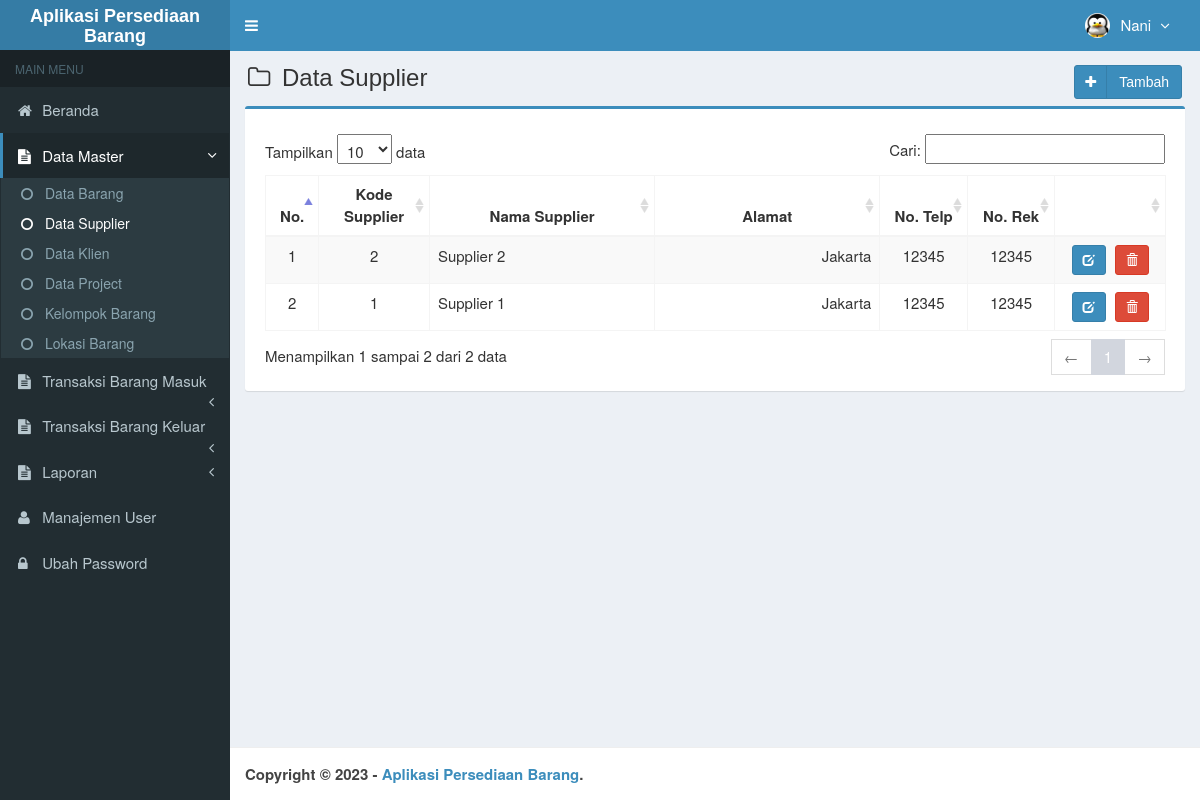
Page /main.php?module=supplier (signed in) on the committed database.
### tables this page shows
CREATE TABLE `is_users` (
  `id_user` int(3) NOT NULL,
  `username` varchar(50) NOT NULL,
  `nama_user` varchar(50) NOT NULL,
  `password` varchar(50) NOT NULL,
  `email` varchar(50) DEFAULT NULL,
  `telepon` varchar(13) DEFAULT NULL,
  `foto` varchar(100) DEFAULT NULL,
  `hak_akses` enum('Super Admin','Manajer','Gudang') NOT NULL,
  `status` enum('aktif','blokir') NOT NULL DEFAULT 'aktif',
  `created_at` timestamp NOT NULL DEFAULT current_timestamp(),
  `updated_at` timestamp NOT NULL DEFAULT current_timestamp() ON UPDATE current_timestamp()
);

CREATE TABLE `supplier` (
  `kd_supplier` int(6) NOT NULL,
  `nama_supplier` varchar(60) NOT NULL,
  `alamat` varchar(60) NOT NULL,
  `telp` int(15) NOT NULL,
  `norek` varchar(30) NOT NULL,
  `created_user` int(3) NOT NULL,
  `created_date` timestamp NOT NULL DEFAULT current_timestamp(),
  `updated_user` int(3) NOT NULL,
  `updated_date` timestamp NOT NULL DEFAULT current_timestamp()
);

### modules/supplier/view.php (the view, shortened to what this page needs)
<section class="content-header">
  <h1>
    <i class="fa fa-folder-o icon-title"></i> Data Supplier
    <a class="btn btn-primary btn-social pull-right" href="?module=form_supplier&form=add" title="Tambah Data" data-toggle="tooltip">
      <i class="fa fa-plus"></i>Tambah
    </a>
  </h1>
</section>
<section class="content">
  <div class="row">
    <div class="col-md-12">
      <div class="box box-primary">
        <div class="box-body">
          <table id="dataTables1" class="table table-bordered table-striped table-hover">
            <thead>
              <tr>
                <th class="center">No.</th>
                <th class="center">Kode Supplier</th>
                <th class="center">Nama Supplier</th>
                <th class="center">Alamat</th>
                <th class="center">No. Telp</th>
                <th class="center">No. Rek</th>
                <th></th>
              </tr>
            </thead>
            <tbody>
            <?php
            $no = 1;
            $query = mysqli_query($mysqli, "SELECT kd_supplier,nama_supplier,alamat,telp,norek FROM supplier ORDER BY kd_supplier DESC")
                                            or die('Ada kesalahan pada query tampil Data Supplier: '.mysqli_error($mysqli));
            while ($data = mysqli_fetch_assoc($query)) {
              echo "<tr>
                      <td width='30' class='center'>$no</td>
                      <td width='80' class='center'>$data[kd_supplier]</td>
                      <td width='180'>$data[nama_supplier]</td>
                      <td width='180' align='right'>$data[alamat]</td>
                      <td width='60' class='center'>$data[telp]</td>
                      <td width='60' class='center'>$data[norek]</td>
                      <td class='center' width='80'>
                        <div>
                          <a data-toggle='tooltip' data-placement='top' title='Ubah' style='margin-right:5px' class='btn btn-primary btn-sm' href='?module=form_supplier&form=edit&id=$data[kd_supplier]'>
                              <i style='color:#fff' class='glyphicon glyphicon-edit'></i>
                          </a>";
            ?>
                          <a data-toggle="tooltip" data-placement="top" title="Hapus" class="btn btn-danger btn-sm" href="modules/supplier/proses.php?act=delete&id=<?php echo $data['kd_supplier'];?>" onclick="return confirm('Anda yakin ingin menghapus supplier <?php echo $data['nama_supplier']; ?> ?');">
                              <i style="color:#fff" class="glyphicon glyphicon-trash"></i>
                          </a>
            <?php
              echo "    </div>
                      </td>
                    </tr>";
              $no++;
            }
            ?>
            </tbody>
          </table>
        </div>
      </div>
    </div>
  </div>
</section><!-- /.content

### top-menu.php (shortened to what this page needs)
<?php
require_once "config/database.php";
$query = mysqli_query($mysqli, "SELECT id_user, nama_user, foto, hak_akses FROM is_users WHERE id_user='$_SESSION[id_user]'")
                                or die('Ada kesalahan pada query tampil Manajemen User: '.mysqli_error($mysqli));
$data = mysqli_fetch_assoc($query);
?>
<li class="dropdown user user-menu">
  <a href="#" class="dropdown-toggle" data-toggle="dropdown">
  <?php
  if ($data['foto']=="") { ?>
    <img src="images/user/user-default.png" class="user-image" alt="User Image"/>
  <?php
  }
  else { ?>
    <img src="images/user/<?php echo $data['foto']; ?>" class="user-image" alt="User Image"/>
  <?php
  }
  ?>
    <span class="hidden-xs"><?php echo $data['nama_user']; ?> <i style="margin-left:5px" class="fa fa-angle-down"></i></span>
  </a>
</li>

### assets/css/style.css (style rules this page uses)
.btn-social *:first-child { border-right: 1px solid rgba(0, 0, 0, 0.1); bottom: 0; font-size: 1em !important; left: 0; line-height: 32px !important; position: absolute; text-align: center; top: 0; width: 32px !important; }
.content-header { padding: 15px 18px 0; position: relative; }
.center { text-align:center; }
.icon-title { margin-right: 5px; }
body { background-color: #fff; color: #333; font-size: 15px; line-height: 1.42857; }

### rows in the picture
is_users: foto (picture), nama_user "Nani"
supplier: kd_supplier "2", nama_supplier "Supplier 2", alamat "Jakarta", telp "12345", norek "12345"
supplier: kd_supplier "1", nama_supplier "Supplier 1", alamat "Jakarta", telp "12345", norek "12345"
